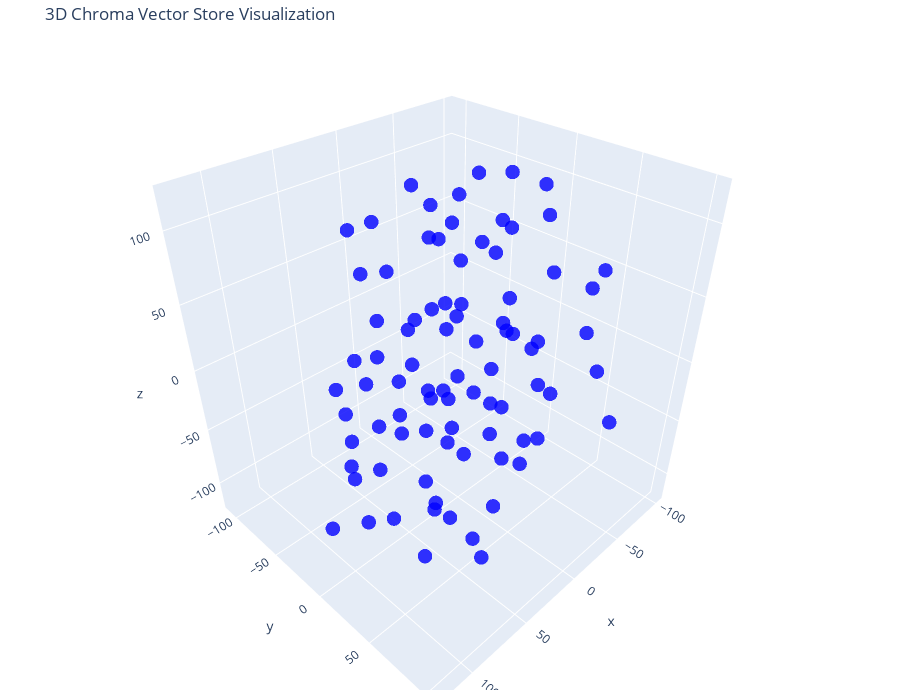

The notebook cell this image was saved under:
### Code cell
# Let's try 3D!
tsne = TSNE(n_components=3, random_state=42)
reduced_vectors = tsne.fit_transform(vectors)

# Create the 3D scatter plot
fig = go.Figure(data=[go.Scatter3d(
    x=reduced_vectors[:, 0],
    y=reduced_vectors[:, 1],
    z=reduced_vectors[:, 2],
    mode='markers',
    marker=dict(size=5, color=colors, opacity=0.8),
    text=[f"Type: {t}<br>Text: {d[:100]}..." for t, d in zip(doc_types, documents)],
    hoverinfo='text'
)])

fig.update_layout(
    title='3D Chroma Vector Store Visualization',
    scene=dict(xaxis_title='x', yaxis_title='y', zaxis_title='z'),
    width=900,
    height=700,
    margin=dict(r=20, b=10, l=10, t=40)
)

fig.show()

### Figure 1 — Plotly figure (JSON) as saved in the notebook; plotly's stock layout.template omitted (floating-point values rounded to 4 significant figures)
{"data": [{"hoverinfo": "text", "marker": {"color": ["blue", "blue", "blue", "blue", "blue", "blue", "blue", "blue", "blue", "blue", "blue", "blue", "blue", "blue", "blue", "blue", "blue", "blue", "blue", "blue", "blue", "blue", "blue", "blue", "blue", "blue", "blue", "blue", "blue", "blue", "blue", "blue", "blue", "blue", "blue", "blue", "blue", "blue", "blue", "blue", "blue", "blue", "blue", "blue", "blue", "blue", "blue", "blue", "blue", "blue", "blue", "blue", "blue", "blue", "blue", "blue", "blue", "blue", "blue", "blue", "blue", "blue", "blue", "blue", "blue", "blue", "blue", "blue", "blue", "blue", "blue", "blue", "blue", "blue", "blue", "blue", "blue", "blue", "blue", "blue", "blue", "blue", "blue", "blue", "blue"], "opacity": 0.8, "size": 5}, "mode": "markers", "text": ["Type: DataBase<br>Text: Import_Code: A12\nTax ID: 101095255\nCty nhập khẩu: CôNG TY TNHH HANWA SMC STEEL SERVICE Hà NộI\nĐịa ch...", "Type: DataBase<br>Text: Import_Code: A12\nTax ID: 101095255\nCty nhập khẩu: CôNG TY TNHH HANWA SMC STEEL SERVICE Hà NộI\nĐịa ch...", "Type: DataBase<br>Text: Import_Code: A12\nTax ID: 101095255\nCty nhập khẩu: CôNG TY TNHH HANWA SMC STEEL SERVICE Hà NộI\nĐịa ch...", "Type: DataBase<br>Text: Import_Code: A12\nTax ID: 101095255\nCty nhập khẩu: CôNG TY TNHH HANWA SMC STEEL SERVICE Hà NộI\nĐịa ch...", "Type: DataBase<br>Text: Import_Code: A12\nTax ID: 101095255\nCty nhập khẩu: CôNG TY TNHH HANWA SMC STEEL SERVICE Hà NộI\nĐịa ch...", "Type: DataBase<br>Text: Import_Code: A12\nTax ID: 101095255\nCty nhập khẩu: CôNG TY TNHH HANWA SMC STEEL SERVICE Hà NộI\nĐịa ch...", "Type: DataBase<br>Text: Import_Code: A12\nTax ID: 101095255\nCty nhập khẩu: CôNG TY TNHH HANWA SMC STEEL SERVICE Hà NộI\nĐịa ch...", "Type: DataBase<br>Text: Import_Code: A12\nTax ID: 101095255\nCty nhập khẩu: CôNG TY TNHH HANWA SMC STEEL SERVICE Hà NộI\nĐịa ch...", "Type: DataBase<br>Text: Import_Code: A12\nTax ID: 101095255\nCty nhập khẩu: CôNG TY TNHH HANWA SMC STEEL SERVICE Hà NộI\nĐịa ch...", "Type: DataBase<br>Text: Import_Code: A12\nTax ID: 101095255\nCty nhập khẩu: CôNG TY TNHH HANWA SMC STEEL SERVICE Hà NộI\nĐịa ch...", "Type: DataBase<br>Text: Import_Code: A12\nTax ID: 101095255\nCty nhập khẩu: CôNG TY TNHH HANWA SMC STEEL SERVICE Hà NộI\nĐịa ch...", "Type: DataBase<br>Text: Import_Code: A12\nTax ID: 101095255\nCty nhập khẩu: CôNG TY TNHH HANWA SMC STEEL SERVICE Hà NộI\nĐịa ch...", "Type: DataBase<br>Text: Import_Code: A12\nTax ID: 101095255\nCty nhập khẩu: CôNG TY TNHH HANWA SMC STEEL SERVICE Hà NộI\nĐịa ch...", "Type: DataBase<br>Text: Import_Code: A12\nTax ID: 101095255\nCty nhập khẩu: CôNG TY TNHH HANWA SMC STEEL SERVICE Hà NộI\nĐịa ch...", "Type: DataBase<br>Text: Import_Code: A12\nTax ID: 101095255\nCty nhập khẩu: CôNG TY TNHH HANWA SMC STEEL SERVICE Hà NộI\nĐịa ch...", "Type: DataBase<br>Text: Import_Code: A12\nTax ID: 101095255\nCty nhập khẩu: CôNG TY TNHH HANWA SMC STEEL SERVICE Hà NộI\nĐịa ch...", "Type: DataBase<br>Text: Import_Code: A12\nTax ID: 101095255\nCty nhập khẩu: CôNG TY TNHH HANWA SMC STEEL SERVICE Hà NộI\nĐịa ch...", "Type: DataBase<br>Text: Import_Code: A12\nTax ID: 101095255\nCty nhập khẩu: CôNG TY TNHH HANWA SMC STEEL SERVICE Hà NộI\nĐịa ch...", "Type: DataBase<br>Text: Import_Code: A12\nTax ID: 101095255\nCty nhập khẩu: CôNG TY TNHH HANWA SMC STEEL SERVICE Hà NộI\nĐịa ch...", "Type: DataBase<br>Text: Import_Code: A12\nTax ID: 101095255\nCty nhập khẩu: CôNG TY TNHH HANWA SMC STEEL SERVICE Hà NộI\nĐịa ch...", "Type: DataBase<br>Text: Import_Code: E31\nTax ID: 3502447502\nCty nhập khẩu: CôNG TY TNHH VSSC STEEL CENTER\nĐịa chỉ cty nhập :...", "Type: DataBase<br>Text: Import_Code: E31\nTax ID: 3502447502\nCty nhập khẩu: CôNG TY TNHH VSSC STEEL CENTER\nĐịa chỉ cty nhập :...", "Type: DataBase<br>Text: Import_Code: E31\nTax ID: 3502447502\nCty nhập khẩu: CôNG TY TNHH VSSC STEEL CENTER\nĐịa chỉ cty nhập :...", "Type: DataBase<br>Text: Import_Code: E31\nTax ID: 3502447502\nCty nhập khẩu: CôNG TY TNHH VSSC STEEL CENTER\nĐịa chỉ cty nhập :...", "Type: DataBase<br>Text: Import_Code: E31\nTax ID: 3502447502\nCty nhập khẩu: CôNG TY TNHH VSSC STEEL CENTER\nĐịa chỉ cty nhập :...", "Type: DataBase<br>Text: Import_Code: E31\nTax ID: 3502447502\nCty nhập khẩu: CôNG TY TNHH VSSC STEEL CENTER\nĐịa chỉ cty nhập :...", "Type: DataBase<br>Text: Import_Code: E31\nTax ID: 3502447502\nCty nhập khẩu: CôNG TY TNHH VSSC STEEL CENTER\nĐịa chỉ cty nhập :...", "Type: DataBase<br>Text: Import_Code: E13\nTax ID: 3603212923\nCty nhập khẩu: CôNG TY TNHH SMC MANUFACTURING (VIệT NAM)\nĐịa chỉ...", "Type: DataBase<br>Text: Import_Code: A41\nTax ID: 105324298\nCty nhập khẩu: Công ty TNHH Marubeni- Itochu Steel Việt Nam\nĐịa c...", "Type: DataBase<br>Text: Import_Code: A11\nTax ID: 312956256\nCty nhập khẩu: Công Ty TNHH Thép Không Gỉ Thiên Long\nĐịa chỉ cty ...", "Type: DataBase<br>Text: Import_Code: A11\nTax ID: 312956256\nCty nhập khẩu: Công Ty TNHH Thép Không Gỉ Thiên Long\nĐịa chỉ cty ...", "Type: DataBase<br>Text: Import_Code: A12\nTax ID: 200504396\nCty nhập khẩu: Công Ty TNHH Phát Triển, Thương Mại Và Sản Xuất Đạ...", "Type: DataBase<br>Text: Import_Code: A11\nTax ID: 109115665\nCty nhập khẩu: CôNG TY TNHH KINH DOANH THéP HOàNG MINH\nĐịa chỉ ct...", "Type: DataBase<br>Text: Import_Code: A11\nTax ID: 302176553\nCty nhập khẩu: Công Ty TNHH Thương Mại & Dịch Vụ Quang Mười\nĐịa c...", "Type: DataBase<br>Text: Import_Code: A11\nTax ID: 302176553\nCty nhập khẩu: Công Ty TNHH Thương Mại & Dịch Vụ Quang Mười\nĐịa c...", "Type: DataBase<br>Text: Import_Code: A11\nTax ID: 302176553\nCty nhập khẩu: Công Ty TNHH Thương Mại & Dịch Vụ Quang Mười\nĐịa c...", "Type: DataBase<br>Text: Import_Code: A11\nTax ID: 302176553\nCty nhập khẩu: Công Ty TNHH Thương Mại & Dịch Vụ Quang Mười\nĐịa c...", "Type: DataBase<br>Text: Import_Code: A11\nTax ID: 302176553\nCty nhập khẩu: Công Ty TNHH Thương Mại & Dịch Vụ Quang Mười\nĐịa c...", "Type: DataBase<br>Text: Import_Code: A12\nTax ID: 900869113\nCty nhập khẩu: CôNG TY Cổ PHầN THéP SAO VIệT HưNG YêN\nĐịa chỉ cty...", "Type: DataBase<br>Text: Import_Code: A12\nTax ID: 900869113\nCty nhập khẩu: CôNG TY Cổ PHầN THéP SAO VIệT HưNG YêN\nĐịa chỉ cty...", "Type: DataBase<br>Text: Import_Code: A12\nTax ID: 2400576842\nCty nhập khẩu: CôNG TY TNHH MYUNGBO VINA\nĐịa chỉ cty nhập : Lô B...", "Type: DataBase<br>Text: Import_Code: A12\nTax ID: 2300796280\nCty nhập khẩu: CôNG TY Cổ PHầN PHáT TRIểN MôI TRườNG BìNH NGUYêN...", "Type: DataBase<br>Text: Import_Code: A12\nTax ID: 900847536\nCty nhập khẩu: Công Ty Cổ Phần Đầu Tư Phát Triển Công Nghiệp & Mô...", "Type: DataBase<br>Text: Import_Code: A12\nTax ID: 900847536\nCty nhập khẩu: Công Ty Cổ Phần Đầu Tư Phát Triển Công Nghiệp & Mô...", "Type: DataBase<br>Text: Import_Code: A11\nTax ID: 308418304\nCty nhập khẩu: CôNG TY TNHH THéP KIM QUốC\nĐịa chỉ cty nhập : 222/...", "Type: DataBase<br>Text: Import_Code: A11\nTax ID: 308418304\nCty nhập khẩu: CôNG TY TNHH THéP KIM QUốC\nĐịa chỉ cty nhập : 222/...", "Type: DataBase<br>Text: Import_Code: A11\nTax ID: 308418304\nCty nhập khẩu: CôNG TY TNHH THéP KIM QUốC\nĐịa chỉ cty nhập : 222/...", "Type: DataBase<br>Text: Import_Code: B11\nTax ID: 1101982682\nnha xuat khau: CôNG TY TNHH Cơ KHí XâY DựNG BảO DũNG\ndia chi xk:...", "Type: DataBase<br>Text: Import_Code: B11\nTax ID: 302602610\nnha xuat khau: Công Ty TNHH Meinan (Việt Nam)\ndia chi xk: Lô 67, ...", "Type: DataBase<br>Text: Import_Code: B11\nTax ID: 302602610\nnha xuat khau: Công Ty TNHH Meinan (Việt Nam)\ndia chi xk: Lô 67, ...", "Type: DataBase<br>Text: Import_Code: B11\nTax ID: 302602610\nnha xuat khau: Công Ty TNHH Meinan (Việt Nam)\ndia chi xk: Lô 67, ...", "Type: DataBase<br>Text: Import_Code: E52\nTax ID: 3401196669\nnha xuat khau: CôNG TY TNHH VINA SAPPHIRE\ndia chi xk: Lô A3.1 Cụ...", "Type: DataBase<br>Text: Import_Code: E52\nTax ID: 3401196669\nnha xuat khau: CôNG TY TNHH VINA SAPPHIRE\ndia chi xk: Lô A3.1 Cụ...", "Type: DataBase<br>Text: Import_Code: E52\nTax ID: 3401196669\nnha xuat khau: CôNG TY TNHH VINA SAPPHIRE\ndia chi xk: Lô A3.1 Cụ...", "Type: DataBase<br>Text: Import_Code: E52\nTax ID: 3401196669\nnha xuat khau: CôNG TY TNHH VINA SAPPHIRE\ndia chi xk: Lô A3.1 Cụ...", "Type: DataBase<br>Text: Import_Code: E52\nTax ID: 3401196669\nnha xuat khau: CôNG TY TNHH VINA SAPPHIRE\ndia chi xk: Lô A3.1 Cụ...", "Type: DataBase<br>Text: Import_Code: E52\nTax ID: 3401196669\nnha xuat khau: CôNG TY TNHH VINA SAPPHIRE\ndia chi xk: Lô A3.1 Cụ...", "Type: DataBase<br>Text: Import_Code: E52\nTax ID: 3401196669\nnha xuat khau: CôNG TY TNHH VINA SAPPHIRE\ndia chi xk: Lô A3.1 Cụ...", "Type: DataBase<br>Text: Import_Code: E52\nTax ID: 3401196669\nnha xuat khau: CôNG TY TNHH VINA SAPPHIRE\ndia chi xk: Lô A3.1 Cụ...", "Type: DataBase<br>Text: Import_Code: G61\nTax ID: 100108663\nnha xuat khau: Tổng Công Ty Thành An\ndia chi xk: 141 Hồ Đắc Di, p...", "Type: DataBase<br>Text: Import_Code: G61\nTax ID: 100108663\nnha xuat khau: Tổng Công Ty Thành An\ndia chi xk: 141 Hồ Đắc Di, p...", "Type: DataBase<br>Text: Import_Code: G61\nTax ID: 100108663\nnha xuat khau: Tổng Công Ty Thành An\ndia chi xk: 141 Hồ Đắc Di, p...", "Type: DataBase<br>Text: Import_Code: G61\nTax ID: 100108663\nnha xuat khau: Tổng Công Ty Thành An\ndia chi xk: 141 Hồ Đắc Di, p...", "Type: DataBase<br>Text: Import_Code: G61\nTax ID: 100108663\nnha xuat khau: Tổng Công Ty Thành An\ndia chi xk: 141 Hồ Đắc Di, p...", "Type: DataBase<br>Text: Import_Code: G61\nTax ID: 100108663\nnha xuat khau: Tổng Công Ty Thành An\ndia chi xk: 141 Hồ Đắc Di, p...", "Type: DataBase<br>Text: Import_Code: G61\nTax ID: 100108663\nnha xuat khau: Tổng Công Ty Thành An\ndia chi xk: 141 Hồ Đắc Di, p...", "Type: DataBase<br>Text: Date: 01/08/2021\nTax ID: 800740412\nnha xuat khau: Công ty cổ phần luyện kim Tân Nguyên Hải Dương Việ...", "Type: DataBase<br>Text: Date: 01/08/2021\nTax ID: 3700483421\nnha xuat khau: CôNG TY TNHH TAKAKO VIệT NAM\ndia chi xk: 27 Đại L...", "Type: DataBase<br>Text: Date: 01/08/2021\nTax ID: 2300852009\nnha xuat khau: Công ty TNHH SAMSUNG DISPLAY Việt Nam\ndia chi xk:...", "Type: DataBase<br>Text: Date: 01/08/2021\nTax ID: 2300852009\nnha xuat khau: Công ty TNHH SAMSUNG DISPLAY Việt Nam\ndia chi xk:...", "Type: DataBase<br>Text: Date: 01/08/2021\nTax ID: 201905270\nnha xuat khau: CôNG TY TNHH Cơ KHí EBA VIệT NAM\ndia chi xk: Số 11...", "Type: DataBase<br>Text: Date: 01/08/2021\nTax ID: 2500503799\nnha xuat khau: Công ty TNHH UJU VINA\ndia chi xk: SÓ 55, LÔ CN 12...", "Type: DataBase<br>Text: Date: 01/08/2021\nTax ID: 2500503799\nnha xuat khau: Công ty TNHH UJU VINA\ndia chi xk: SÓ 55, LÔ CN 12...", "Type: DataBase<br>Text: Date: 01/08/2021\nTax ID: 2500503799\nnha xuat khau: Công ty TNHH UJU VINA\ndia chi xk: SÓ 55, LÔ CN 12...", "Type: DataBase<br>Text: Date: 01/08/2021\nTax ID: 801224675\nnha xuat khau: CôNG TY TNHH LMS VINA\ndia chi xk: Lô đất XN3-1E1,X...", "Type: DataBase<br>Text: Date: 01/08/2021\nTax ID: 2500282740\nnha xuat khau: CôNG TY TNHH JAHWA VINA\ndia chi xk: Lô CN10, KCN ...", "Type: DataBase<br>Text: Date: 01/08/2021\nTax ID: 3700483421\nnha xuat khau: CôNG TY TNHH TAKAKO VIệT NAM\ndia chi xk: 27 Đại L...", "Type: DataBase<br>Text: Date: 01/08/2021\nTax ID: 3700483421\nnha xuat khau: CôNG TY TNHH TAKAKO VIệT NAM\ndia chi xk: 27 Đại L...", "Type: DataBase<br>Text: Date: 01/08/2021\nTax ID: 2300852009\nnha xuat khau: Công ty TNHH SAMSUNG DISPLAY Việt Nam\ndia chi xk:...", "Type: DataBase<br>Text: Date: 01/08/2021\nTax ID: 2300852009\nnha xuat khau: Công ty TNHH SAMSUNG DISPLAY Việt Nam\ndia chi xk:...", "Type: DataBase<br>Text: Date: 01/08/2021\nTax ID: 2300852009\nnha xuat khau: Công ty TNHH SAMSUNG DISPLAY Việt Nam\ndia chi xk:...", "Type: DataBase<br>Text: Date: 01/08/2021\nTax ID: 2300852009\nnha xuat khau: Công ty TNHH SAMSUNG DISPLAY Việt Nam\ndia chi xk:...", "Type: DataBase<br>Text: Date: 01/08/2021\nTax ID: 2300852009\nnha xuat khau: Công ty TNHH SAMSUNG DISPLAY Việt Nam\ndia chi xk:...", "Type: DataBase<br>Text: Date: 01/08/2021\nTax ID: 201934514\nnha xuat khau: CôNG TY TNHH ĐIệN MáY ĐạI DươNG (HảI PHòNG)\ndia ch...", "Type: DataBase<br>Text: Date: 01/08/2021\nTax ID: 2300852009\nnha xuat khau: Công ty TNHH SAMSUNG DISPLAY Việt Nam\ndia chi xk:..."], "type": "scatter3d", "x": [31.86, 17.16, 54.82, -18.58, 46.77, -14.45, 0.4572, 20.67, -34.19, 36.02, 14.41, 56.4, -13.26, 61.97, 75.07, 28.65, -2.768, 31.67, -0.7729, -26.85, 35.5, -73.33, 28.15, 51.67, 67.05, 46.99, 16.75, 55.1, 11.58, 15.86, 45.67, -15.72, 20.95, 73.74, 48.32, 58.96, 40.13, -37.14, 54.59, 33.15, -77.42, -4.808, -83.06, -48.85, 5.412, 5.723, -0.5975, 16.06, -3.733, -44.93, -61.51, 84.39, 90.96, -67.32, 104.4, 123.2, -93.84, 90.6, 118.6, -46.19, -19.56, -3.163, -57.06, -35.23, -18.78, -45.91, -25.42, -16.96, -77.58, 3.578, -46.1, -101.0, -34.53, -92.85, -7.516, -50.85, -53.49, 36.74, -14.23, -26.68, -61.65, -40.8, -49.37, -21.11, 18.73], "y": [34.96, 69.41, 24.53, 24.89, -8.462, 46.84, 38.27, 9.82, -34.94, -21.33, 2.911, -20.9, -20.03, -47.56, -37.48, -65.57, -50.38, -47.38, -16.41, 5.003, 56.6, 11.05, 19.24, 62.67, 34.19, 24.33, 49.04, -38.95, -23.02, -69.72, -65.54, -103.4, -37.61, 48.82, 69.64, 79.66, 49.74, -70.39, 10.46, 28.7, 57.39, -76.56, -44.3, 63.73, -108.1, 79.23, 62.42, 3.381, -88.99, -92.51, -75.19, 61.95, -3.756, 19.31, 12.31, 13.26, -32.61, 32.24, 43.48, 23.34, -3.651, -29.63, -12.23, -32.88, 23.15, 1.914, 102.9, -46.04, 6.023, -22.78, -66.52, 30.37, 44.83, 43.84, -7.527, -29.04, -53.76, -52.98, 19.59, -11.58, -14.47, 4.755, 22.63, -66.56, 10.36], "z": [-39.6, -35.21, -12.57, -82.03, 3.573, -49.16, -16.78, -14.67, -47.62, -37.21, -60.07, -73.81, -76.69, -36.67, -3.403, -38.19, -29.0, -4.134, -33.22, -47.26, -117.5, -52.15, -112.1, -81.66, -108.9, -80.29, -87.52, 100.8, -116.6, -87.61, -82.21, 61.51, -72.27, 36.12, 53.61, 20.32, 22.65, -81.65, 54.65, 62.4, -18.3, 36.29, 34.45, 29.45, -50.13, 19.09, 44.94, 34.41, -9.217, -27.95, -12.48, -32.2, -47.88, -96.05, -17.95, -55.81, -36.01, -57.16, -31.02, -0.5754, 5.214, 26.6, -0.4682, 15.62, 26.47, 30.54, -6.945, 68.81, 82.11, 105.4, 50.48, 27.32, 71.01, 49.74, 69.6, 59.74, 85.84, 59.53, 103.7, 120.4, 110.3, 85.01, 116.5, 98.13, 109.8]}], "layout": {"height": 700, "margin": {"b": 10, "l": 10, "r": 20, "t": 40}, "scene": {"xaxis": {"title": {"text": "x"}}, "yaxis": {"title": {"text": "y"}}, "zaxis": {"title": {"text": "z"}}}, "title": {"text": "3D Chroma Vector Store Visualization"}, "width": 900}}
